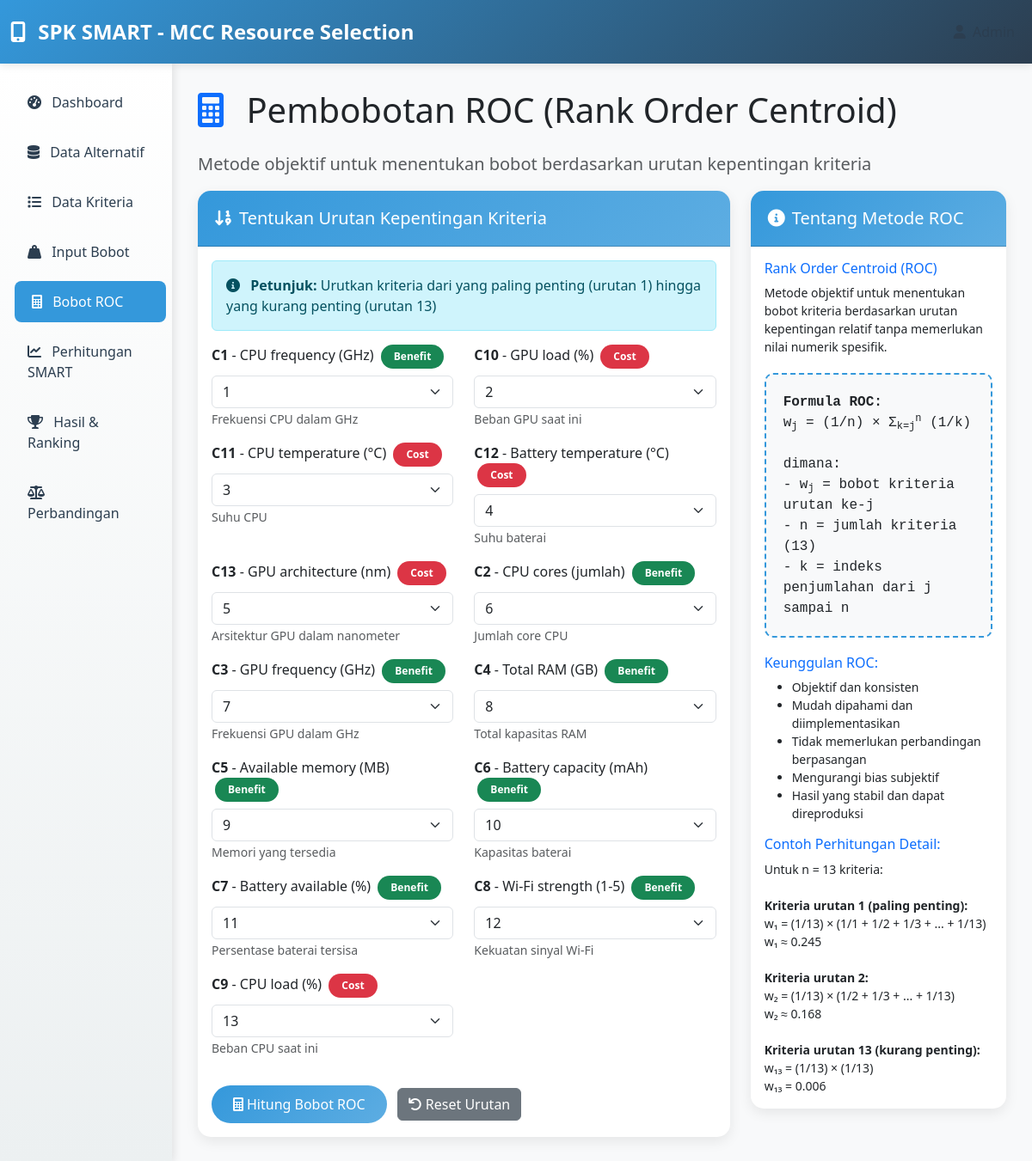
The app's page /index.php?page=roc with its own data.
### tables this page shows
CREATE TABLE kriteria (
    id_kriteria VARCHAR(10) PRIMARY KEY,
    nama_kriteria VARCHAR(100) NOT NULL,
    jenis_kriteria ENUM('benefit', 'cost') NOT NULL,
    satuan VARCHAR(20),
    deskripsi TEXT
);

### classes/SMART.php (called while the page is built, shortened)
<?php
class SMART {
    private $conn;
    private $table_kriteria = "kriteria";
    public function __construct($db) {
        $this->conn = $db;
    }
    public function getKriteria() {
        $query = "SELECT * FROM " . $this->table_kriteria . " ORDER BY id_kriteria";
        $stmt = $this->conn->prepare($query);
        $stmt->execute();
        return $stmt->fetchAll(PDO::FETCH_ASSOC);
    }
}
?>

### pages/roc.php (the view, shortened to what this page needs)
<?php
$kriteria = $smart->getKriteria();
?>
<div class="row">
    <div class="col-12">
        <h1 class="mb-4">
            <i class="fas fa-calculator text-primary me-3"></i>
            Pembobotan ROC (Rank Order Centroid)
        </h1>
        <p class="lead text-muted">Metode objektif untuk menentukan bobot berdasarkan urutan kepentingan kriteria</p>
    </div>
</div>
<div class="row">
    <div class="col-md-8">
        <div class="card">
            <div class="card-header">
                <h5 class="mb-0"><i class="fas fa-sort-numeric-down me-2"></i>Tentukan Urutan Kepentingan Kriteria</h5>
            </div>
            <div class="card-body">
                <div class="alert alert-info">
                    <i class="fas fa-info-circle me-2"></i>
                    <strong>Petunjuk:</strong> Urutkan kriteria dari yang paling penting (urutan 1) hingga yang kurang penting (urutan 13)
                </div>
                <form method="POST" id="rocForm">
                    <div class="row">
                        <?php foreach($kriteria as $index => $k): ?>
                            <div class="col-md-6 mb-3">
                                <label class="form-label">
                                    <strong><?= $k['id_kriteria'] ?></strong> - <?= $k['nama_kriteria'] ?>
                                    <?php if($k['jenis_kriteria'] == 'benefit'): ?>
                                        <span class="badge bg-success ms-1">Benefit</span>
                                    <?php else: ?>
                                        <span class="badge bg-danger ms-1">Cost</span>
                                    <?php endif; ?>
                                </label>
                                <select class="form-select urutan-select" name="urutan_<?= $k['id_kriteria'] ?>" required>
                                    <?php for($i = 1; $i <= count($kriteria); $i++): ?>
                                        <option value="<?= $i ?>" <?= ($i == $index + 1) ? 'selected' : '' ?>><?= $i ?></option>
                                    <?php endfor; ?>
                                </select>
                                <small class="text-muted"><?= $k['deskripsi'] ?></small>
                            </div>
                        <?php endforeach; ?>
                    </div>
                    <div class="row mt-3">
                        <div class="col-12">
                            <button type="submit" name="hitung_roc" class="btn btn-primary me-2">
                                <i class="fas fa-calculator me-1"></i>Hitung Bobot ROC
                            </button>
                            <button type="button" class="btn btn-secondary" onclick="resetUrutan()">
                                <i class="fas fa-undo me-1"></i>Reset Urutan
                            </button>
                        </div>
                    </div>
                </form>
            </div>
        </div>
    </div>
    <div class="col-md-4">
        <div class="card">
            <div class="card-header">
                <h5 class="mb-0"><i class="fas fa-info-circle me-2"></i>Tentang Metode ROC</h5>
            </div>
            <div class="card-body">
                <h6 class="text-primary">Rank Order Centroid (ROC)</h6>
                <p class="small">Metode objektif untuk menentukan bobot kriteria berdasarkan urutan kepentingan relatif tanpa memerlukan nilai numerik spesifik.</p>
                <div class="formula-box">
                    <strong>Formula ROC:</strong><br>
                    w<sub>j</sub> = (1/n) × Σ<sub>k=j</sub><sup>n</sup> (1/k)<br><br>
                    dimana:<br>
                    - w<sub>j</sub> = bobot kriteria urutan ke-j<br>
                    - n = jumlah kriteria (<?= count($kriteria) ?>)<br>
                    - k = indeks penjumlahan dari j sampai n
                </div>
                <h6 class="text-primary mt-3">Keunggulan ROC:</h6>
                <ul class="small">
                    <li>Objektif dan konsisten</li>
                    <li>Mudah dipahami dan diimplementasikan</li>
                    <li>Tidak memerlukan perbandingan berpasangan</li>
                    <li>Mengurangi bias subjektif</li>
                    <li>Hasil yang stabil dan dapat direproduksi</li>
                </ul>
                <h6 class="text-primary mt-3">Contoh Perhitungan Detail:</h6>
                <div class="small">
                    Untuk n = <?= count($kriteria) ?> kriteria:<br><br>
                    <strong>Kriteria urutan 1 (paling penting):</strong><br>
                    w₁ = (1/<?= count($kriteria) ?>) × (1/1 + 1/2 + 1/3 + ... + 1/<?= count($kriteria) ?>)<br>
                    w₁ ≈ <?= number_format((1/count($kriteria)) * array_sum(array_map(function($i) { return 1/$i; }, range(1, count($kriteria)))), 3) ?><br><br>
                    <strong>Kriteria urutan 2:</strong><br>
                    w₂ = (1/<?= count($kriteria) ?>) × (1/2 + 1/3 + ... + 1/<?= count($kriteria) ?>)<br>
                    w₂ ≈ <?= number_format((1/count($kriteria)) * array_sum(array_map(function($i) { return 1/$i; }, range(2, count($kriteria)))), 3) ?><br><br>
                    <strong>Kriteria urutan <?= count($kriteria) ?> (kurang penting):</strong><br>
                    w₁₃ = (1/<?= count($kriteria) ?>) × (1/<?= count($kriteria) ?>)<br>
                    w₁₃ = <?= number_format(1/count($kriteria)/count($kriteria), 3) ?>
                </div>
            </div>
        </div>
    </div>
</div>

### index.php (style rules this page uses)
:root { --primary-color: #3498db; --secondary-color: #ecf0f1; --accent-color: #2c3e50; --success-color: #27ae60; --warning-color: #f39c12; --danger-color: #e74c3c; }
body { background-color: #f8f9fa; font-family: 'Segoe UI', Tahoma, Geneva, Verdana, sans-serif; }
.card { border: none; border-radius: 15px; box-shadow: 0 5px 15px rgba(0,0,0,0.08); transition: transform 0.3s ease; }
.card-header { background: linear-gradient(135deg, var(--primary-color), #5dade2); color: white; border-radius: 15px 15px 0 0 !important; padding: 20px; }
.btn-primary { background: linear-gradient(135deg, var(--primary-color), #5dade2); border: none; border-radius: 25px; padding: 10px 25px; transition: all 0.3s ease; }
.badge { border-radius: 20px; padding: 8px 15px; }
.formula-box { background-color: #f8f9fa; border: 2px dashed var(--primary-color); border-radius: 10px; padding: 20px; margin: 20px 0; font-family: 'Courier New', monospace; }

### records on screen
kriteria: id_kriteria "C1", nama_kriteria "CPU frequency (GHz)", jenis_kriteria "Benefit", id_kriteria "1", deskripsi "Frekuensi CPU dalam GHz"
kriteria: id_kriteria "C10", nama_kriteria "GPU load (%)", jenis_kriteria "Cost", id_kriteria "2", deskripsi "Beban GPU saat ini"
kriteria: id_kriteria "C11", nama_kriteria "CPU temperature (°C)", jenis_kriteria "Cost", id_kriteria "3", deskripsi "Suhu CPU"
kriteria: id_kriteria "C12", nama_kriteria "Battery temperature (°C)", jenis_kriteria "Cost", id_kriteria "4", deskripsi "Suhu baterai"
kriteria: id_kriteria "C13", nama_kriteria "GPU architecture (nm)", jenis_kriteria "Cost", id_kriteria "5", deskripsi "Arsitektur GPU dalam nanometer"
kriteria: id_kriteria "C2", nama_kriteria "CPU cores (jumlah)", jenis_kriteria "Benefit", id_kriteria "6", deskripsi "Jumlah core CPU"
kriteria: id_kriteria "C3", nama_kriteria "GPU frequency (GHz)", jenis_kriteria "Benefit", id_kriteria "7", deskripsi "Frekuensi GPU dalam GHz"
kriteria: id_kriteria "C4", nama_kriteria "Total RAM (GB)", jenis_kriteria "Benefit", id_kriteria "8", deskripsi "Total kapasitas RAM"
kriteria: id_kriteria "C5", nama_kriteria "Available memory (MB)", jenis_kriteria "Benefit", id_kriteria "9", deskripsi "Memori yang tersedia"
kriteria: id_kriteria "C6", nama_kriteria "Battery capacity (mAh)", jenis_kriteria "Benefit", id_kriteria "10", deskripsi "Kapasitas baterai"
kriteria: id_kriteria "C7", nama_kriteria "Battery available (%)", jenis_kriteria "Benefit", id_kriteria "11", deskripsi "Persentase baterai tersisa"
kriteria: id_kriteria "C8", nama_kriteria "Wi-Fi strength (1-5)", jenis_kriteria "Benefit", id_kriteria "12", deskripsi "Kekuatan sinyal Wi-Fi"
kriteria: id_kriteria "C9", nama_kriteria "CPU load (%)", jenis_kriteria "Cost", id_kriteria "13", deskripsi "Beban CPU saat ini"

### other values on screen
count($kriteria) "13"
1/count($kriteria)/count($kriteria) "0.006"
